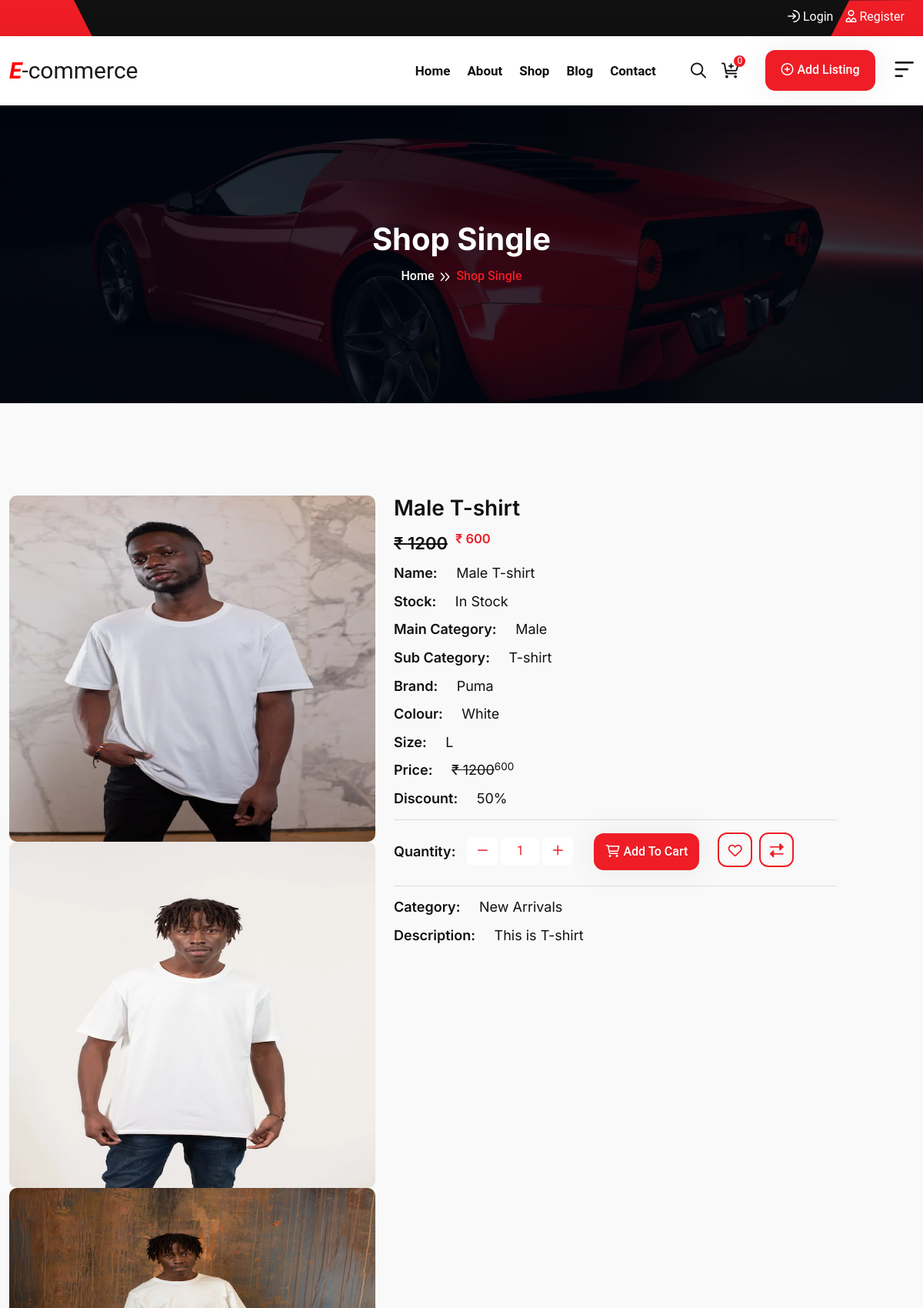
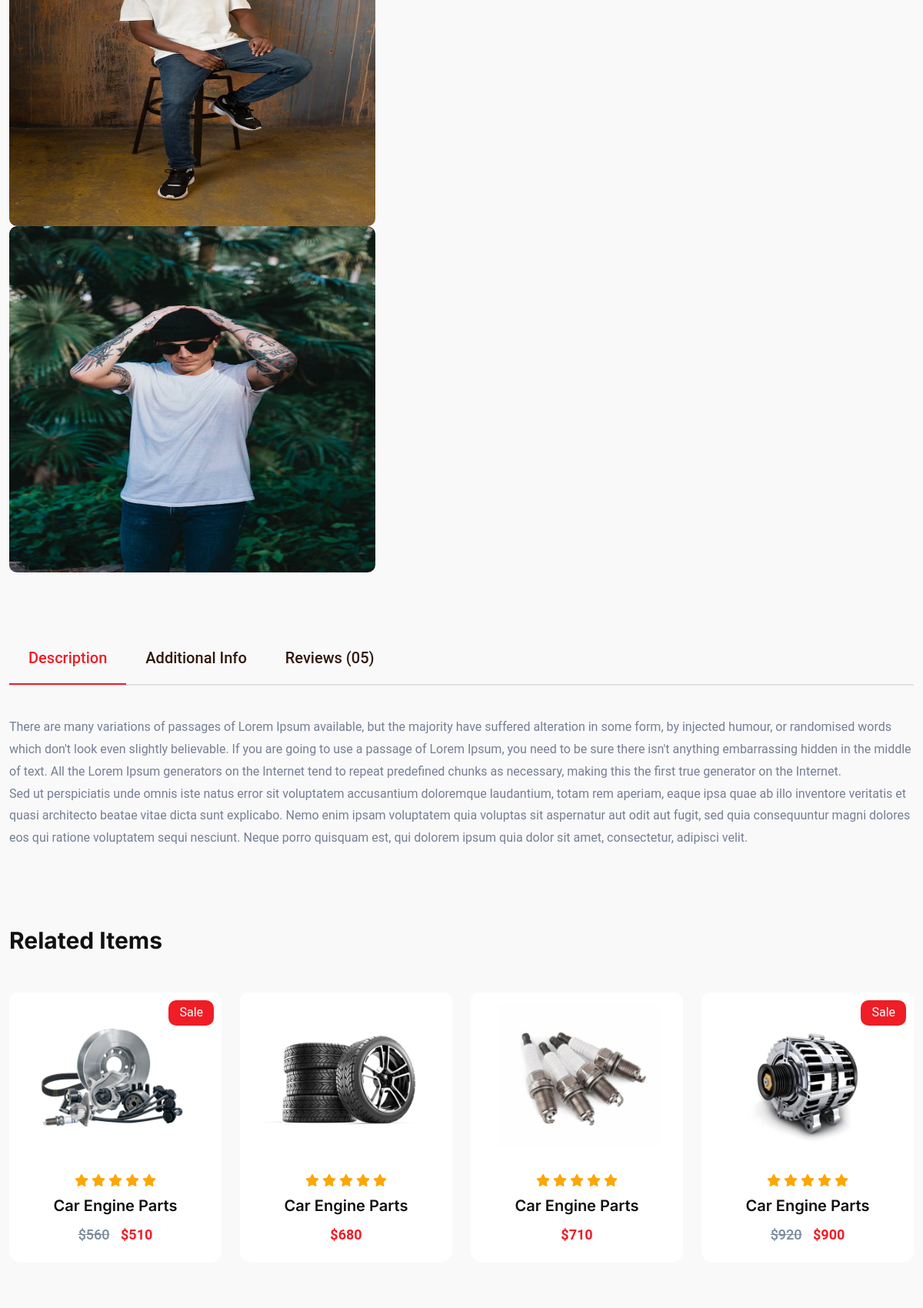
The page /shop-single/1/ (upper part) on the database its author committed (2 pictures, top to bottom).
### mainApp/models.py (models this page shows, shortened)
class Product(models.Model):
    id = models.AutoField(primary_key=True)
    name = models.CharField(max_length=100)
    category = models.ForeignKey(Category, on_delete=models.CASCADE)
    maincategory = models.ForeignKey(MainCategory, on_delete=models.CASCADE)
    subcategory = models.ForeignKey(SubCategory, on_delete=models.CASCADE)
    brand = models.ForeignKey(Brand, on_delete=models.CASCADE)
    color = models.CharField(max_length=20)
    size = models.CharField(max_length=20)
    stock = models.CharField(max_length=20, default="In Stock", null=True, blank=True)
    description = models.TextField()
    baseprice = models.IntegerField(default=0, null=True,blank=True)
    discount = models.IntegerField(default=0)
    finalprice = models.IntegerField(default=0, null=True,blank=True)
    pic1 = models.ImageField(upload_to="uploads",default="",null=True,blank=True)
    pic2 = models.ImageField(upload_to="uploads",default="",null=True,blank=True)
    pic3 = models.ImageField(upload_to="uploads",default="",null=True,blank=True)
    pic4 = models.ImageField(upload_to="uploads",default="",null=True,blank=True)

class MainCategory(models.Model):
    id = models.AutoField(primary_key=True)
    name = models.CharField(max_length=100)
    def __str__(self):
        return self.name

class SubCategory(models.Model):
    id = models.AutoField(primary_key=True)
    name = models.CharField(max_length=100)
    image = models.ImageField(upload_to="uploads",default="",null=True,blank=True)
    def __str__(self):
        return self.name

class Brand(models.Model):
    id = models.AutoField(primary_key=True)
    name = models.CharField(max_length=100)
    image = models.ImageField(upload_to="uploads",default="",null=True,blank=True)
    def __str__(self):
        return self.name

class Category(models.Model):
    id = models.AutoField(primary_key=True)
    name = models.CharField(max_length=100)
    def __str__(self):
        return self.name

### mainApp/views.py (the view)
# urls.py: path('shop-single/<int:id>/', views.shopSingle),
def shopSingle(Request,id):
    sdata = Product.objects.get(id=id)
    return render(Request,"shop-single.html",{"sdata":sdata})

### mainApp/templates/shop-single.html (shortened to what this page needs)
{%extends "index.html"%}
{%load static%}
{%block body%}
<main class="main">
    <div class="site-breadcrumb" style="background: url({%static 'assets/img/breadcrumb/01.jpg'%})">
        <div class="container">
            <h2 class="breadcrumb-title">Shop Single</h2>
            <ul class="breadcrumb-menu">
                <li><a href="/">Home</a></li>
                <li class="active">Shop Single</li>
            </ul>
        </div>
    </div>
    <div class="shop-item-single bg py-120">
        <div class="container">
            <div class="row">
                <div class="col-lg-5">
                    <div class="item-gallery mb-5">
                        <div class="flexslider-thumbnails">
                            <ul class="slides">
                                <li data-thumb="{{sdata.pic1.url}}" rel="adjustX:10, adjustY:10">
                                    <img src="{{sdata.pic1.url}}" alt="#">
                                </li>
                                <li data-thumb="{{sdata.pic2.url}}">
                                    <img src="{{sdata.pic2.url}}" alt="#">
                                </li>
                                <li data-thumb="{{sdata.pic3.url}}">
                                    <img src="{{sdata.pic3.url}}" alt="#">
                                </li>
                                <li data-thumb="{{sdata.pic4.url}}">
                                    <img src="{{sdata.pic4.url}}" alt="#">
                                </li>
                            </ul>
                        </div>
                    </div>
                </div>
                <div class="col-lg-6">
                    <div class="single-item-info" style="text-align: justified;">
                        <h4 class="single-item-title">{{sdata.name}}</h4>
                        <div class="single-item-price">
                            <h4><del>&#8377 {{sdata.baseprice}}</del><span><sup>&#8377 {{sdata.finalprice}}</sup></span></h4>
                        </div>
                        <div class="single-item-content">
                            <h5>Name: <span>{{sdata.name}}</span></h5>
                            <h5>Stock: <span>{{sdata.stock}}</span></h5>
                            <h5>Main Category: <span>{{sdata.maincategory}}</span></h5>
                            <h5>Sub Category: <span>{{sdata.subcategory}}</span></h5>
                            <h5>Brand: <span>{{sdata.brand}}</span></h5>
                            <h5>Colour: <span>{{sdata.color}}</span></h5>
                            <h5>Size: <span>{{sdata.size}}</span></h5>
                            <h5>Price: <span><del>&#8377 {{sdata.baseprice}}</del><sup>{{sdata.finalprice}}</sup></span></h5>
                            <h5>Discount: <span>{{sdata.discount}}%</span></h5>
                        </div>
                        <hr>
                        <div class="single-item-action">
                            <h5 class="title">Quantity:</h5>
                            <div class="cart-qty">
                                <button class="minus-btn bg-white"><i class="fal fa-minus"></i></button>
                                <input class="quantity bg-white" type="text" value="1" disabled>
                                <button class="plus-btn bg-white"><i class="fal fa-plus"></i></button>
                            </div>
                            <div class="item-single-btn-area">
                                <a href="/add-to-cart/{{sdata.id}}"><button class="theme-btn"><span class="far fa-shopping-cart"></span>Add to cart</button></a>
                                <a href="/add-to-wishlist/{{sdata.id}}" class="single-item-btn"><i class="far fa-heart"></i></a>
                                <a href="#" class="single-item-btn"><i class="far fa-exchange-alt"></i></a>
                            </div>
                        </div>
                        <hr>
                        <div class="single-item-content">
                            <h5>Category: <span>{{sdata.category}}</span></h5>
                            <h5>Description: <span>{{sdata.description}}</span></h5>
                        </div>
                    </div>
                </div>
            </div>
            <div class="single-item-details">
                <nav>
                    <div class="nav nav-tabs" id="nav-tab" role="tablist">
                        <button class="nav-link active" id="nav-tab1" data-bs-toggle="tab" data-bs-target="#tab1"
                            type="button" role="tab" aria-controls="tab1" aria-selected="true">Description</button>
                        <button class="nav-link" id="nav-tab2" data-bs-toggle="tab" data-bs-target="#tab2" type="button"
                            role="tab" aria-controls="tab2" aria-selected="false">Additional
                            Info</button>
                        <button class="nav-link" id="nav-tab3" data-bs-toggle="tab" data-bs-target="#tab3" type="button"
                            role="tab" aria-controls="tab3" aria-selected="false">Reviews
                            (05)</button>
                    </div>
                </nav>
                <div class="tab-content" id="nav-tabContent">
                    <div class="tab-pane fade show active" id="tab1" role="tabpanel" aria-labelledby="nav-tab1">
                        <div class="single-item-desc">
                            <p>
                                There are many variations of passages of Lorem Ipsum available, but the majority
                                have suffered alteration in some form, by injected humour, or randomised words which
                                don't look even slightly believable. If you are going to use a passage of Lorem
                                Ipsum, you need to be sure there isn't anything embarrassing hidden in the middle of
                                text. All the Lorem Ipsum generators on the Internet tend to repeat predefined
                                chunks as necessary, making this the first true generator on the Internet.
                            </p>
                            <p>
                                Sed ut perspiciatis unde omnis iste natus error sit voluptatem accusantium
                                doloremque laudantium, totam rem aperiam, eaque ipsa quae ab illo inventore
                                veritatis et quasi architecto beatae vitae dicta sunt explicabo. Nemo enim ipsam
                                voluptatem quia voluptas sit aspernatur aut odit aut fugit, sed quia consequuntur
                                magni dolores eos qui ratione voluptatem sequi nesciunt. Neque porro quisquam est,
                                qui dolorem ipsum quia dolor sit amet, consectetur, adipisci velit.
                            </p>
                        </div>
                    </div>
                </div>
            </div>
            <div class="related-item">
                <div class="row">
                    <div class="col-12 mx-auto">
                        <div class="site-heading">
                            <h2 class="site-title">Related Items</h2>
                        </div>
                    </div>
                </div>
                <div class="shop-item-wrapper">
                    <div class="row align-items-center">
                        <div class="col-md-6 col-lg-3">
                            <div class="shop-item">
                                <div class="shop-item-img">
                                    <span class="shop-item-sale">Sale</span>
                                    <img src="{%static 'assets/img/shop/01.jpg'%}" alt>
                                </div>
                                <div class="shop-item-info">
                                    <div class="shop-item-rate">
                                        <i class="fas fa-star"></i>
                                        <i class="fas fa-star"></i>
                                        <i class="fas fa-star"></i>
                                        <i class="fas fa-star"></i>
                                        <i class="fas fa-star"></i>
                                    </div>
                                    <a href="#">
                                        <h4 class="shop-item-title">Car Engine Parts</h4>
                                    </a>
                                    <div class="shop-item-price"><del>$560</del> $510</div>
                                </div>
                            </div>
                        </div>
                        <div class="col-md-6 col-lg-3">
                            <div class="shop-item">
                                <div class="shop-item-img">
                                    <img src="{%static 'assets/img/shop/03.jpg'%}" alt>
                                </div>
                                <div class="shop-item-info">
                                    <div class="shop-item-rate">
                                        <i class="fas fa-star"></i>
                                        <i class="fas fa-star"></i>
                                        <i class="fas fa-star"></i>
                                        <i class="fas fa-star"></i>
                                        <i class="fas fa-star"></i>
                                    </div>
                                    <a href="#">
                                        <h4 class="shop-item-title">Car Engine Parts</h4>
                                    </a>
                                    <div class="shop-item-price">$680</div>
                                </div>
                            </div>
                        </div>
                        <div class="col-md-6 col-lg-3">
                            <div class="shop-item">
                                <div class="shop-item-img">
                                    <img src="{%static 'assets/img/shop/04.jpg'%}" alt>
                                </div>
                                <div class="shop-item-info">
                                    <div class="shop-item-rate">
                                        <i class="fas fa-star"></i>
                                        <i class="fas fa-star"></i>
                                        <i class="fas fa-star"></i>
                                        <i class="fas fa-star"></i>
                                        <i class="fas fa-star"></i>
                                    </div>
                                    <a href="#">
                                        <h4 class="shop-item-title">Car Engine Parts</h4>
                                    </a>
                                    <div class="shop-item-price">$710</div>
                                </div>
                            </div>
                        </div>
                        <div class="col-md-6 col-lg-3">
                            <div class="shop-item">
                                <div class="shop-item-img">
                                    <span class="shop-item-sale">Sale</span>
                                    <img src="{%static 'assets/img/shop/02.jpg'%}" alt>
                                </div>
                                <div class="shop-item-info">
                                    <div class="shop-item-rate">
                                        <i class="fas fa-star"></i>
                                        <i class="fas fa-star"></i>
                                        <i class="fas fa-star"></i>
                                        <i class="fas fa-star"></i>
                                        <i class="fas fa-star"></i>
                                    </div>
                                    <a href="#">
                                        <h4 class="shop-item-title">Car Engine Parts</h4>
                                    </a>
                                    <div class="shop-item-price"><del>$920</del> $900</div>
                                </div>
                            </div>
                        </div>
                    </div>
                </div>
            </div>
        </div>
    </div>
</main>
{%endblock%}

### mainApp/templates/shop-single.html (style rules this page uses)
.slides img { height: 450px; }

### rows shown on the page
Product: pic1 (picture), pic2 (picture), pic3 (picture), pic4 (picture), name "Male T-shirt", baseprice "1200", finalprice "600", stock "In Stock", maincategory "Male", subcategory "T-shirt", brand "Puma", color "White", size "L", discount "50", category "New Arrivals", description "This is T-shirt"
